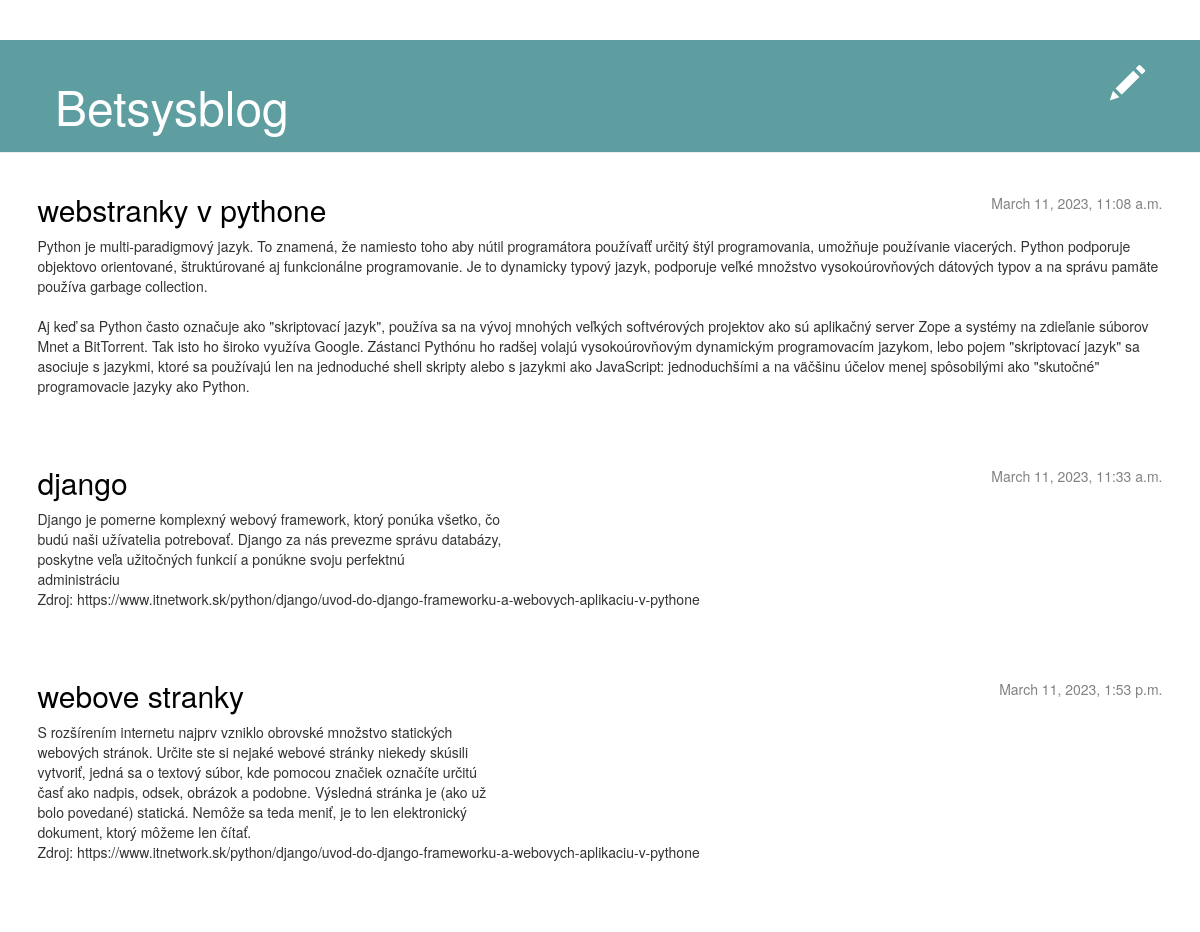
The app's page / (signed in) with its own data.
### blog/models.py (models this page shows, shortened)
class Post(models.Model):
    author = models.ForeignKey(settings.AUTH_USER_MODEL, on_delete=models.CASCADE)
    title = models.CharField(max_length=200)
    text = models.TextField()
    created_date = models.DateTimeField(default=timezone.now)
    published_date = models.DateTimeField(blank=True, null=True)

### blog/views.py (the view)
# urls.py: path('', views.post_list, name='post_list'),
def post_list(request):
    posts = Post.objects.filter(published_date__lte=timezone.now()).order_by('published_date')
    return render(request, 'blog/post_list.html', {'posts': posts})

### blog/templates/blog/post_list.html
{% extends 'blog/base.html' %}
{% block content %}
    {% for post in posts %}
        <article class="post">
            <time class="date">
                {{ post.published_date }}
            </time>
            <h2><a href="{% url 'post_detail' pk=post.pk %}">{{ post.title }}</a></h2>
            <p>{{ post.text|linebreaksbr }}</p>
        </article>
    {% endfor %}
{% endblock %}

### blog/static/css/blog.css (style rules this page uses)
h1, h2, h3, h4 { font-family: 'Lobster',cursive; }
.date { color: #828282; }
.post { margin-bottom: 70px; }
.post h2 a, .post h2 a:visited { color: #000000; }
.post > .date, .post > .actions { float: right; }

### records on screen
Post: published_date "March 11, 2023, 11:08 a.m.", title "webstranky v pythone", text "Python je multi-paradigmový jazyk. To znamená, že namiesto toho aby nútil programátora používaťť určitý štýl programovania, umožňuje používanie viacerých. Python podporuje objektovo orientované, štruktúrované aj funkcionálne programovanie. Je to dynamicky typový jazyk, podporuje veľké množstvo vysokoúrovňových dátových typov a na správu pamäte používa garbage collection. Aj keď sa Python často označuje ako \"skriptovací jazyk\", používa sa na vývoj mnohých veľkých softvérových projektov ako sú aplikačný server Zope a systémy na zdieľanie súborov Mnet a BitTorrent. Tak isto ho široko využíva Google. Zástanci Pythónu ho radšej volajú vysokoúrovňovým dynamickým programovacím jazykom, lebo pojem…"
Post: published_date "March 11, 2023, 11:33 a.m.", title "django", text "Django je pomerne komplexný webový framework, ktorý ponúka všetko, čo budú naši užívatelia potrebovať. Django za nás prevezme správu databázy, poskytne veľa užitočných funkcií a ponúkne svoju perfektnú administráciu Zdroj: https://www.itnetwork.sk/python/django/uvod-do-django-frameworku-a-webovych-aplikaciu-v-pythone"
Post: published_date "March 11, 2023, 1:53 p.m.", title "webove stranky", text "S rozšírením internetu najprv vzniklo obrovské množstvo statických webových stránok. Určite ste si nejaké webové stránky niekedy skúsili vytvoriť, jedná sa o textový súbor, kde pomocou značiek označíte určitú časť ako nadpis, odsek, obrázok a podobne. Výsledná stránka je (ako už bolo povedané) statická. Nemôže sa teda meniť, je to len elektronický dokument, ktorý môžeme len čítať. Zdroj: https://www.itnetwork.sk/python/django/uvod-do-django-frameworku-a-webovych-aplikaciu-v-pythone"
